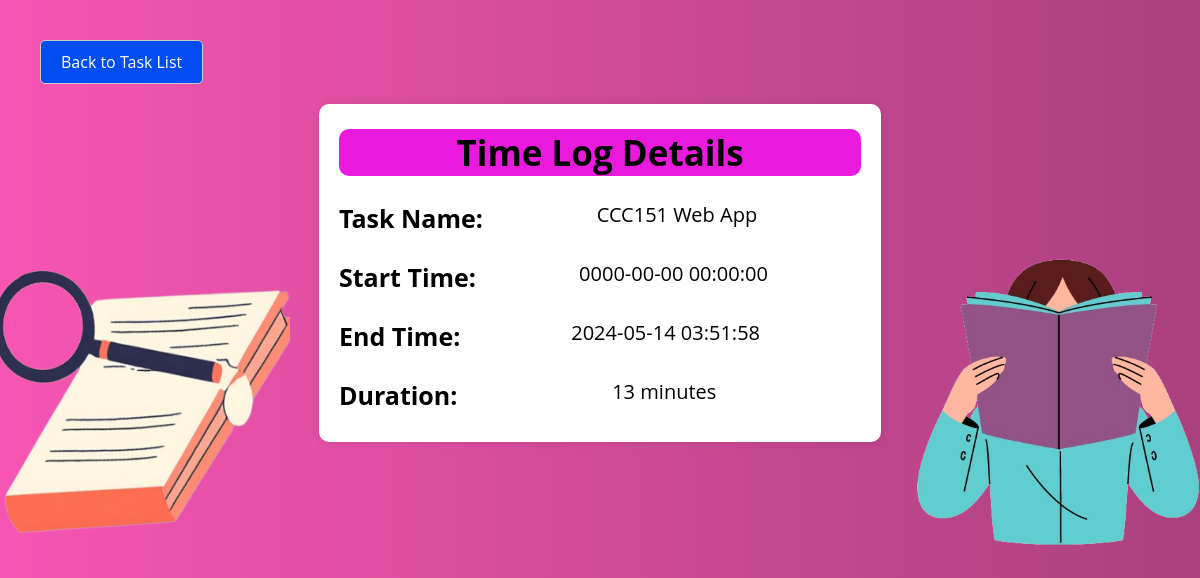
The page /read_timelog.php?log_id=1 (signed in) on the database its author committed.
### tables this page shows
CREATE TABLE `timelog` (
  `log_id` int(11) NOT NULL,
  `task_id` int(11) DEFAULT NULL,
  `start_time` datetime NOT NULL,
  `end_time` datetime NOT NULL,
  `duration` int(11) DEFAULT NULL
);

CREATE TABLE `task` (
  `task_id` int(11) NOT NULL,
  `user_id` int(11) DEFAULT NULL,
  `task_name` varchar(255) NOT NULL,
  `task_description` text DEFAULT NULL,
  `priority` enum('High','Medium','Low') NOT NULL,
  `deadline` datetime DEFAULT NULL,
  `status` enum('Pending','In Progress','Completed') NOT NULL,
  `cat_id` int(11) DEFAULT NULL
);

### read_timelog.php (the view, shortened to what this page needs)
<?php
include 'db.php';
$log_id = $_GET['log_id'];
$user_id = $_SESSION['user_id'];
$stmt = $conn->prepare("
    SELECT tl.log_id, t.task_name, tl.start_time, tl.end_time, tl.duration
    FROM timelog tl
    JOIN task t ON tl.task_id = t.task_id
    WHERE tl.log_id = ? AND t.user_id = ?");
$stmt->bind_param("ii", $log_id, $user_id);
$stmt->execute();
$result = $stmt->get_result();
if ($result->num_rows == 1) {
    $row = $result->fetch_assoc();
    $task_name = $row['task_name'];
    $start_time = $row['start_time'];
    $end_time = $row['end_time'];
    $duration = $row['duration'];
} else {
    echo "Log not found!";
    exit();
}
?>
<!DOCTYPE html>
<html lang="en">
<head>
</head>
<body>
    <a href="home.php">Back to Task List</a>
    <img src="left_image.png" alt="Left Image" class="left-image">
    <div class="container">
    <h2>Time Log Details</h2>
        <p>Task Name: <span class="text"><?php echo $task_name; ?></span></p>
        <p>Start Time: <span class="text"><?php echo $start_time; ?></span></p>
        <p>End Time: <span class="text"><?php echo $end_time; ?></span></p>
        <p>Duration: <span class="text"><?php echo $duration; ?> minutes</span></p>
    </div>
    <img src="right_image.png" alt="Right Image" class="right-image">
</body>
</html>

### read_timelog.php (style rules this page uses)
body { margin: 0; padding: 20px; font-family: 'Open Sans', sans-serif; background-color: #81027b; background: linear-gradient(to right, #f755b3, #aa407e); }
.container { width: 45%; margin: 20px auto 50px; background-color: #fff; padding: 20px; border-radius: 10px; box-shadow: 0 0 10px rgba(0, 0, 0, 0.1); align-items: center; position: relative; z-index: 1; }
.left-image, .right-image { position: absolute; top: 50%; transform: translateY(-50%); width: 300px; height: 300px; z-index: 0; }
.left-image { left: calc(50% - 22.5% - 340px); }
.right-image { right: calc(50% - 22.5% - 340px); }
h2 { margin-bottom: 20px; font-size: 35px; text-align: center; background-color: #e91ade; margin-top: 5px; border-radius: 10px; }
p { margin-bottom: 10px; font-size: 25px; font-weight: bold; display: flex; justify-content: space-between; }
.text { font-size: 20px; flex: 1; text-align: center; margin-left: 10px; font-weight: normal; }
a { display: inline-block; margin-top: 20px; margin-left: 20px; text-decoration: none; border: 1px solid #ccc; padding: 10px 20px; border-radius: 5px; background-color: #014df1; color: #fff; }

### rows shown on the page
timelog: task.task_name "CCC151 Web App", start_time "0000-00-00 00:00:00", end_time "2024-05-14 03:51:58", duration "13"
